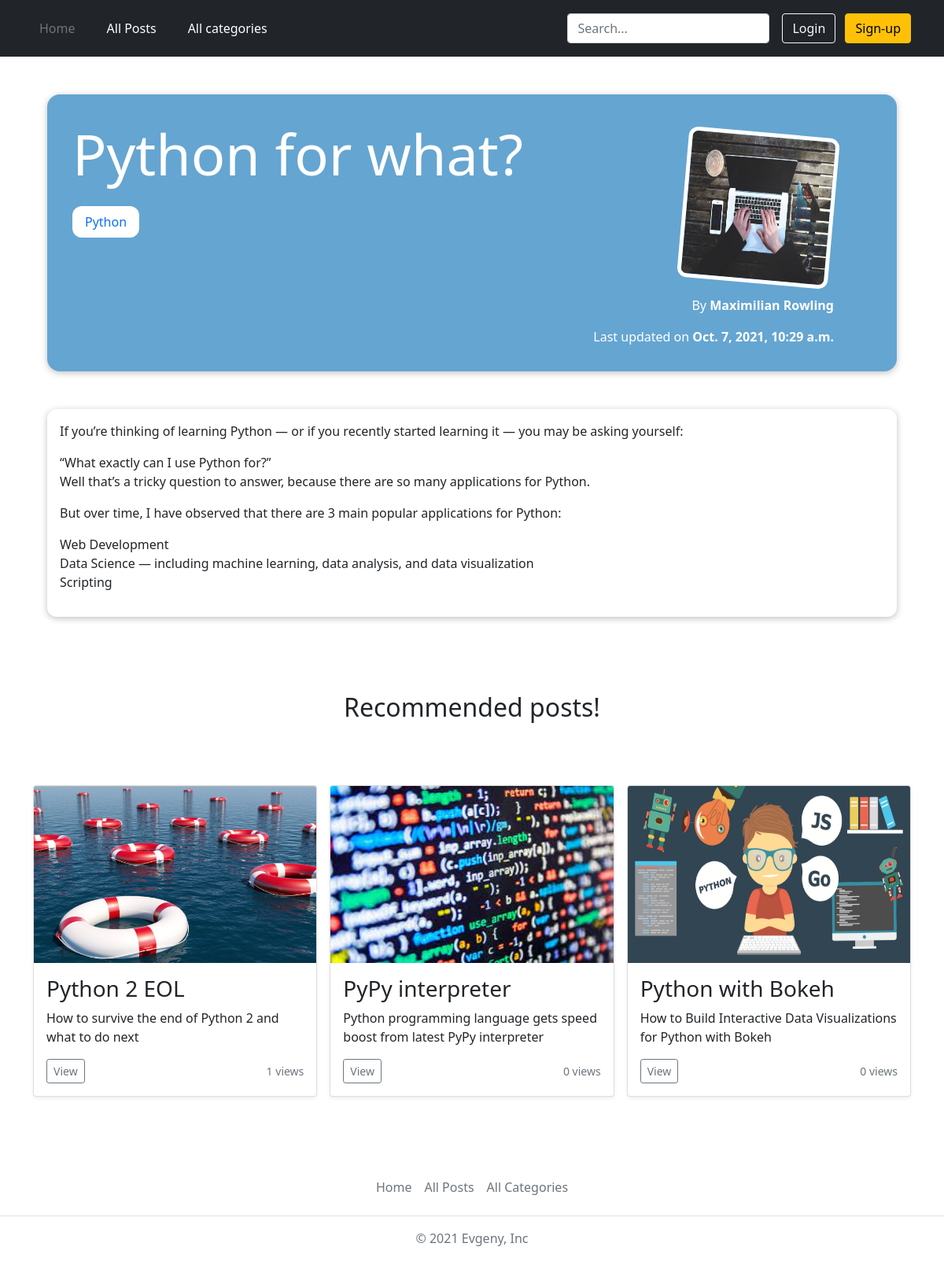
Page /posts/python-what on the committed database.
### blog/models.py (models this page shows, shortened)
class Post(models.Model):
    title = models.CharField(max_length=20)
    views = models.IntegerField(default=0)
    excerpt = models.CharField(max_length=100)
    image = models.ImageField(upload_to='posts', null=True)
    date = models.DateField(auto_now=True)
    time = models.TimeField(auto_now=True, null=True)
    slug = models.SlugField(unique=True)
    content = models.TextField(validators=[MinLengthValidator(10)])
    author = models.ForeignKey(Author, on_delete=models.SET_NULL, null=True, related_name="posts")
    tags = models.ManyToManyField(Tag)

class Tag(models.Model):
    caption = models.CharField(max_length=10)
    slug = models.SlugField(unique=True, null=True)
    def __str__(self):
        return self.caption

class Author(models.Model):
    first_name = models.CharField(max_length=100)
    last_name = models.CharField(max_length=100)
    email = models.EmailField(max_length=150)
    def full_name(self):
        return f'{self.first_name} {self.last_name}'
    def __str__(self):
        return self.full_name()

### blog/views.py (the view, shortened to what this page needs)
# urls.py: path('posts/<slug:slug>', views.PostDetailView.as_view(), name='post-detail-page'),
class PostDetailView(View):
    def is_stored_post(self, request, post_id):
        read_later_post_list = request.session.get('read_later_post_list')
        if read_later_post_list is not None:
            is_saved_for_later = post_id in read_later_post_list
        else:
            is_saved_for_later = False
        return is_saved_for_later
    def get(self, request, slug):
        post = Post.objects.get(slug=slug)
        related_posts = Post.objects.filter(tags__in=post.tags.all()).exclude(slug=slug)[:3]
        try:
            if UserSeenPosts.objects.filter(post=post, user=request.user).exists():
                pass
            else:
                post.views += 1
                post.save()
                UserSeenPosts.objects.create(user=request.user, post=post)
        except:
            pass
        context = {
            'post': post,
            'post_tags': post.tags.all(),
            'related_posts': related_posts,
            'comment_form': CommentForm(),
            'all_comments': post.comments.all().order_by('-date', '-time'),
            'saved_for_later': self.is_stored_post(request, post.id)
        }
        return render(request, 'blog/post-detail.html', context)

### blog/forms.py
class CommentForm(forms.ModelForm):
    class Meta:
        model = Comment
        exclude = ['post']
        labels = {
            'user_text': 'Leave your comment:'
        }

### blog/templates/blog/post-detail.html (shortened to what this page needs)
{% extends 'base.html' %}
{% load static %}
{% block css_files %}
    <link rel="stylesheet" href="{% static 'blog/post-detail.css' %}">
{% endblock %}
{% block content%}
<section class="summary">
    <h2 class="summary_h2">{{ post.title }}</h2>
    <div class="tags">
        {% for tag in post_tags %}
            <div class="tag">
                <a href="{% url 'category-page' tag.slug %}">
                    {{ tag }}
                </a>
            </div>
        {% endfor %}
    </div>
    <article class="sum_article">
        <img src="{{ post.image.url }}" class="sum_article_img">
        <address>By <a href="mailto:{{ post.author.email }}" class="sum_a">{{ post.author }}</a></address>
        <div>
            Last updated on
            <time class="sum_time">{{ post.date }}, {{ post.time }}</time>
        </div>
    </article>
</section>
<main>
    {{ post.content|linebreaks }}
</main>
{% if related_posts %}
  <div class="album py-5">
    <h2 class="recommended-title">Recommended posts!</h2>
    <div class="container foo">
        <div class="row row-cols-1 row-cols-sm-2 row-cols-md-3 g-3">
            {% for post in related_posts %}
                {% include 'blog/includes/post.html' %}
            {% endfor %}
        </div>
    </div>
  </div>
{% endif %}
{% endblock %}

### blog/templates/blog/includes/post.html
{% load static %}
{% block css_files%}
    <link href="https://getbootstrap.com/docs/5.1/dist/css/bootstrap.min.css" rel="stylesheet">
{% endblock %}
 <div class="col">
  <div class="card shadow-sm">
      <img src="{{ post.image.url }}" class="bd-placeholder-img card-img-top" width="100%" height="225">
    <div class="card-body">
      <h3 class="card-text">{{ post.title }}</h3>
      <p class="card-text">{{ post.excerpt }}</p>
      <div class="d-flex justify-content-between align-items-center">
        <div class="btn-group">
            <a href="{% url 'post-detail-page' post.slug %}">
                <button type="button" class="btn btn-sm btn-outline-secondary">View</button>
            </a>
        </div>
        <small class="text-muted">{{ post.views }} views</small>
      </div>
    </div>
  </div>
 </div>

### static/base.css (style rules this page uses)
html { height: 100%; }
body { position: relative; }
.foo { margin-bottom: 200px; }

### blog/static/blog/post-detail.css (style rules this page uses)
body { background-color: #e7e7e7; }
.summary { margin: 3rem auto 3rem auto; padding: 2rem; width: 90%; max-width: 90rem; border-radius: 16px; background-color: #65A5D1; position: relative; box-shadow: 0 2px 8px rgba(0, 0, 0, 0.25); height: 22rem; }
.summary_h2 { color: white; font-size: 4.5rem; margin-bottom: 1.5rem; }
.sum_article { position: absolute; top: 2rem; right: 3rem; padding: 1rem 2rem; border-radius: 12px; text-align: right; color: white; }
.sum_article_img { width: 12rem; height: 12rem; border-radius: 12px; transform: rotateZ(5deg); border: 5px solid white; margin-bottom: 1rem; }
.sum_a { font-weight: bold; color: white; text-decoration: none; }
.sum_time { font-weight: bold; }
main { width: 90%; max-width: 90rem; margin: 3rem auto; background-color: white; padding: 1rem; border-radius: 12px; box-shadow: 0 2px 8px rgba(0, 0, 0, 0.25); }
.tags { display: flex; }
.tag { background-color: white; color: #390281; padding: 0.5rem 1rem; border-radius: 12px; margin-right: 1rem; }
.tag a { text-decoration: none; text-weight: bold; }
.recommended-title { text-align: center; margin-bottom: 5rem; }

### rows in the picture
Post: title "Python for what?", image (picture), author "Maximilian Rowling", date "Oct. 7, 2021", time "10:29 a.m.", content "If you’re thinking of learning Python — or if you recently started learning it — you may be asking yourself: “What exactly can I use Python for?” Well that’s a tricky question to answer, because there are so many applications for Python. But over time, I have observed that there are 3 main popular applications for Python: Web Development Data Science — including machine learning, data analysis, and data visualization Scripting"
Tag: caption "Python"
Post: image (picture), title "Python 2 EOL", excerpt "How to survive the end of Python 2 and what to do next", views "1"
Post: image (picture), title "PyPy interpreter", excerpt "Python programming language gets speed boost from latest PyPy interpreter", views "0"
Post: image (picture), title "Python with Bokeh", excerpt "How to Build Interactive Data Visualizations for Python with Bokeh", views "0"
